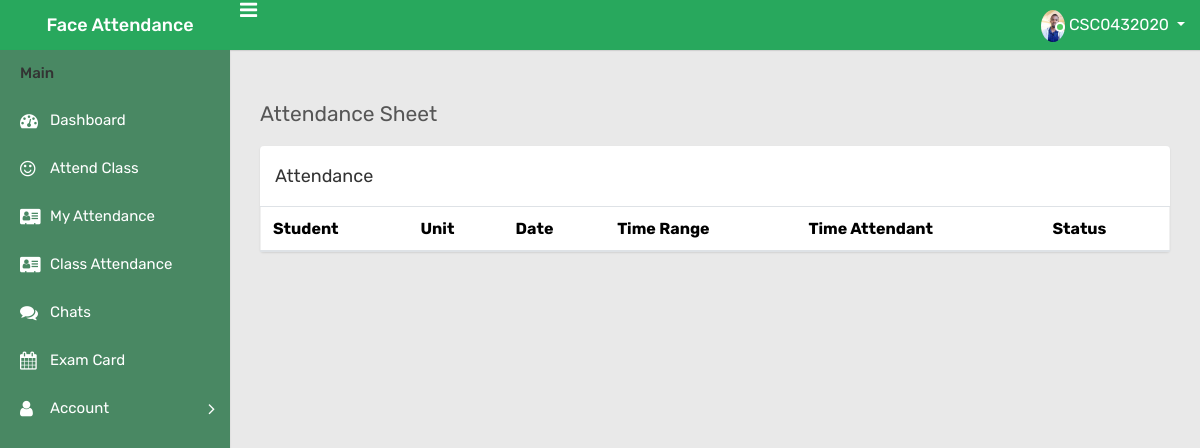
The page /attendance (signed in) on the database as committed earlier.
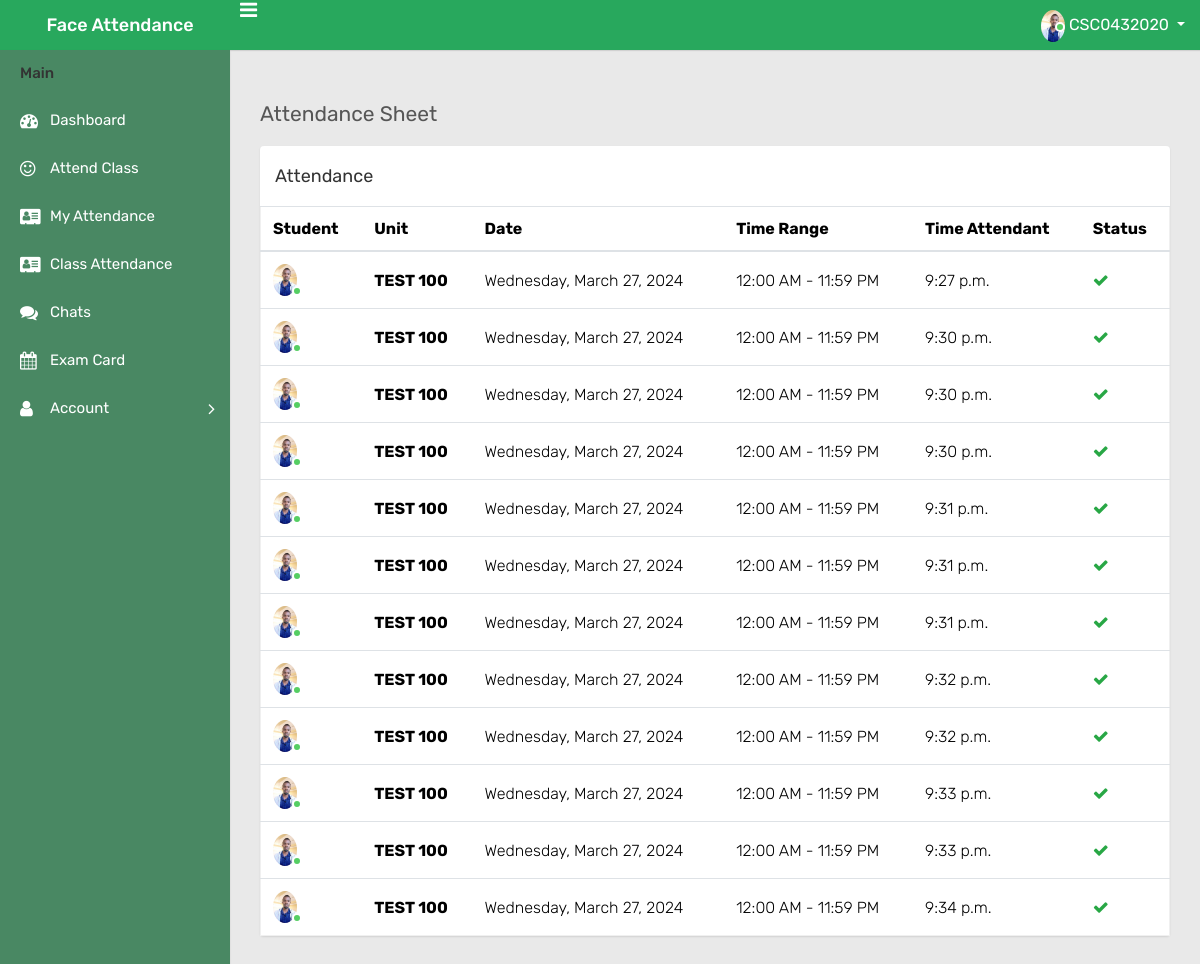
The same page on the database as committed later.
### app/models.py (models this page shows)
class takeAttendance(models.Model):
    student = models.ForeignKey(Student, on_delete=models.CASCADE)
    unitAttendent = models.JSONField()
    date = models.DateField(auto_now_add = True, null = True)
    time = models.TimeField(auto_now_add=True, null = True)
    status = models.CharField(max_length=200, null = True, default='Absent')
    week = models.IntegerField()

class Profile(models.Model):
    student = models.OneToOneField(Student, null=True, blank=True, on_delete=models.CASCADE)
    profile_photo = models.ImageField(null=True, blank=True, upload_to="media/")

### app/views.py (the view)
# urls.py: path('attendance', views.Attendance, name='attendance'),
def Attendance(request):
    logged_in_user = request.user
    student = Student.objects.get(user=logged_in_user)
    units_list = json.loads(student.units)
    this_week = get_week_number()
    registerAttendance = takeAttendance.objects.filter(student=student)
    context = {'units_list':units_list, 'registerAttendance':registerAttendance}
    return render(request, 'app/attendance.html', context)

### app/views.py (called while the page is built)
def get_week_number():
    now = datetime.now()
    if now:
        return now.date().weekday() + 1

### app/templates/app/attendance.html (shortened to what this page needs)
﻿{% extends 'main.html' %}
{% load static %}
{% block content %}
<div class="page-wrapper">
    <div class="content">
        <div class="row">
            <div class="col-sm-12">
                <h4 class="page-title">Attendance Sheet</h4>
            </div>
        </div>
            <div class="row">
            <div class="col-12 col-md-6 col-lg-12 col-xl-12">
                <div class="card">
                    <div class="card-header">
                        <h4 class="card-title d-inline-block">Attendance</h4>
                    </div>
                    <div class="card-block">
                        <div class="table-responsive">
                            <table class="table mb-0 new-patient-table">
                                <thead>
                                    <tr>
                                        <th>Student</th>
                                        <th>Unit</th>
                                        <th>Date</th>
                                        <th>Time Range</th>
                                        <th>Time Attendant</th>
                                        <th>Status</th>
                                    </tr>
                                </thead>
                                <tbody>
                                    {% for data in registerAttendance %}
                                    <tr>
                                        <td>
                                            <span class="user-img">
                                                <img class="rounded-circle"
                                                    src="{{user.student.profile.profile_photo.url}}" width="24"
                                                    alt="Admin">
                                                <span class="status online"></span>
                                            </span>
                                        </td>
                                        <th>{{data.unitAttendent.code}}</th>
                                        <td>{{data.unitAttendent.day}}, {{data.date}}</td>
                                        <td>{{data.unitAttendent.startTime}} - {{data.unitAttendent.endTime}}</td>
                                        <td>{{data.time}}</td>
                                        {% for unit in units_list %}
                                        {% if data.unitAttendent.code == unit.code %}
                                        {% if data.status == 'Present' %}
                                        <td><i class="fa fa-check text-success"></i></td>
                                        {% else %}
                                        <td><i class="fa fa-close text-danger"></i></td>
                                        {% endif %}
                                        {% endif %}
                                        {% endfor %}
                                    </tr>
                                    {% endfor %}
                                </tbody>
                            </table>
                        </div>
                    </div>
                </div>
            </div>
    </div>
</div>
{% endblock content %}

Rows that differ between the two databases and show on the page:
added takeAttendance: student.profile.profile_photo (picture), unitAttendent.code "TEST 100", unitAttendent.day "Wednesday", date "March 27, 2024", unitAttendent.startTime "12:00 AM", unitAttendent.endTime "11:59 PM", time "9:27 p.m.", status "Present" (drawn)
added takeAttendance: student.profile.profile_photo (picture), unitAttendent.code "TEST 100", unitAttendent.day "Wednesday", date "March 27, 2024", unitAttendent.startTime "12:00 AM", unitAttendent.endTime "11:59 PM", time "9:30 p.m.", status "Present" (drawn)
added takeAttendance: student.profile.profile_photo (picture), unitAttendent.code "TEST 100", unitAttendent.day "Wednesday", date "March 27, 2024", unitAttendent.startTime "12:00 AM", unitAttendent.endTime "11:59 PM", time "9:30 p.m.", status "Present" (drawn)
added takeAttendance: student.profile.profile_photo (picture), unitAttendent.code "TEST 100", unitAttendent.day "Wednesday", date "March 27, 2024", unitAttendent.startTime "12:00 AM", unitAttendent.endTime "11:59 PM", time "9:30 p.m.", status "Present" (drawn)
added takeAttendance: student.profile.profile_photo (picture), unitAttendent.code "TEST 100", unitAttendent.day "Wednesday", date "March 27, 2024", unitAttendent.startTime "12:00 AM", unitAttendent.endTime "11:59 PM", time "9:31 p.m.", status "Present" (drawn)
added takeAttendance: student.profile.profile_photo (picture), unitAttendent.code "TEST 100", unitAttendent.day "Wednesday", date "March 27, 2024", unitAttendent.startTime "12:00 AM", unitAttendent.endTime "11:59 PM", time "9:31 p.m.", status "Present" (drawn)
added takeAttendance: student.profile.profile_photo (picture), unitAttendent.code "TEST 100", unitAttendent.day "Wednesday", date "March 27, 2024", unitAttendent.startTime "12:00 AM", unitAttendent.endTime "11:59 PM", time "9:31 p.m.", status "Present" (drawn)
added takeAttendance: student.profile.profile_photo (picture), unitAttendent.code "TEST 100", unitAttendent.day "Wednesday", date "March 27, 2024", unitAttendent.startTime "12:00 AM", unitAttendent.endTime "11:59 PM", time "9:32 p.m.", status "Present" (drawn)
added takeAttendance: student.profile.profile_photo (picture), unitAttendent.code "TEST 100", unitAttendent.day "Wednesday", date "March 27, 2024", unitAttendent.startTime "12:00 AM", unitAttendent.endTime "11:59 PM", time "9:32 p.m.", status "Present" (drawn)
added takeAttendance: student.profile.profile_photo (picture), unitAttendent.code "TEST 100", unitAttendent.day "Wednesday", date "March 27, 2024", unitAttendent.startTime "12:00 AM", unitAttendent.endTime "11:59 PM", time "9:33 p.m.", status "Present" (drawn)
added takeAttendance: student.profile.profile_photo (picture), unitAttendent.code "TEST 100", unitAttendent.day "Wednesday", date "March 27, 2024", unitAttendent.startTime "12:00 AM", unitAttendent.endTime "11:59 PM", time "9:33 p.m.", status "Present" (drawn)
added takeAttendance: student.profile.profile_photo (picture), unitAttendent.code "TEST 100", unitAttendent.day "Wednesday", date "March 27, 2024", unitAttendent.startTime "12:00 AM", unitAttendent.endTime "11:59 PM", time "9:34 p.m.", status "Present" (drawn)
